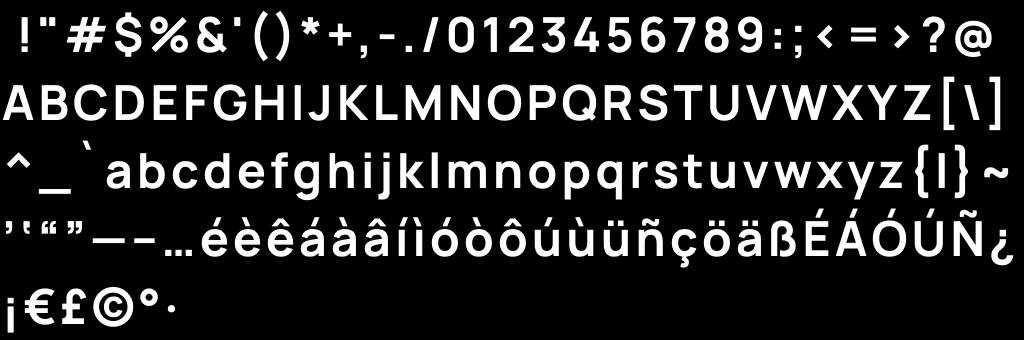
#> input picture server/samples/card-font.png, 2048 x 680 px (shown at 1/2 size)
$ python -i gen-example-media.py   (imports and definitions only)
#> lines starting #> are read from the running program, lines starting #| are printed output that depends on the picture; after the words box and inside, x2 and y2 are one past the last pixel; in counts of white or black regions, pixels touching at a corner belong together
#> further down, picture is the input picture: PIL image 2048x680 L; min 0, max 255, mean 36.5
#!/usr/bin/env python3
"""Generate example posters/previews and Camera Moves previews from the repo's own samples only
(server/samples/*). No external or third-party media. Run: python3 scripts/gen-example-media.py
Outputs: server/samples/examples/<id>.{jpg,mp4}, server/samples/camera/<move>.{mp4,webm,gif}"""
import math, os, re, subprocess, sys
from PIL import Image, ImageOps, ImageEnhance
ROOT = os.path.abspath(os.path.join(os.path.dirname(__file__), '..'))
S = os.path.join(ROOT, 'server/samples'); EX = os.path.join(S, 'examples'); CAM = os.path.join(S, 'camera')
# [1 line not run here, left out]
W, H, FPS = 320, 180, 15

def ff(*a): subprocess.run(['ffmpeg', '-loglevel', 'error', '-y', *a], check=True)

H3_POSTER_SRC = {'h3-push-in': 'push-in', 'h3-pull-back': 'pull-out', 'h3-handheld': 'handheld', 'h3-orbit': 'orbit', 'h3-aerial': 'flyover', 'h3-crane': 'crane-up', 'h3-pan': 'pan-right'}
# ---------- video preset posters (Generate Video library), procedural, our own art only (no GPU, no third-party media) ----------
# One shared hand-built scene (sky, sun, layered hills, a figure, a ground grid) in the brand palette, then:
#   camera moves  -> the scene under that move's transform + motion cues (zoom streaks, ghost trails, orbit arc, arrows, horizon tilt)
#   style presets -> the same scene re-lit / re-graded / re-rendered per style (grain, neon, watercolour, cel, clay, instant border ...)
# Run only this part: python3 scripts/gen-example-media.py --video-presets
from PIL import ImageDraw, ImageFilter, ImageChops, ImageFont
import random
PW, PH = 640, 360
def _lerp(a, b, t): return tuple(int(a[i] + (b[i] - a[i]) * t) for i in range(3))
# [32 lines left out: functions scene, _crop, not called in this run]
def _arrow(d, a, b, col=(255, 255, 255), wd=5):
    d.line([a, b], fill=col, width=wd); ang = math.atan2(b[1] - a[1], b[0] - a[0])
    for s in (2.6, -2.6): d.line([b, (b[0] + 22 * math.cos(ang + s), b[1] + 22 * math.sin(ang + s))], fill=col, width=wd)
# [4 lines left out: function _ghost, not called in this run]
def _overlay(im, draw_fn, a=170):
    lay = Image.new('RGBA', im.size, (0, 0, 0, 0)); draw_fn(ImageDraw.Draw(lay)); im = im.convert('RGBA')
    lay.putalpha(lay.getchannel('A').point(lambda v: min(v, a))); return Image.alpha_composite(im, lay).convert('RGB')
# [40 lines left out: function cam_poster, not called in this run]
def _grain(im, amt=18, seed=1, mono=True):
    rnd = random.Random(seed); n = Image.effect_noise(im.size, amt).convert('L')
    return ImageChops.add(ImageChops.subtract(im, Image.merge('RGB', [n] * 3).point(lambda v: v // 3)), Image.new('RGB', im.size, (0, 0, 0)))
def _vignette(im, s=0.55):
#> called with s = 0.55
    m = Image.new('L', im.size, 0); ImageDraw.Draw(m).ellipse([-im.width * 0.15, -im.height * 0.25, im.width * 1.15, im.height * 1.25], fill=255)
#> after `m = Image.new('L', im.size, 0)`: m: PIL image 2048x680 L; every value is 0
#> after `ImageDraw.Draw(m).ellipse([-im.width * 0.15, -im.height * 0.25, im.wid`:
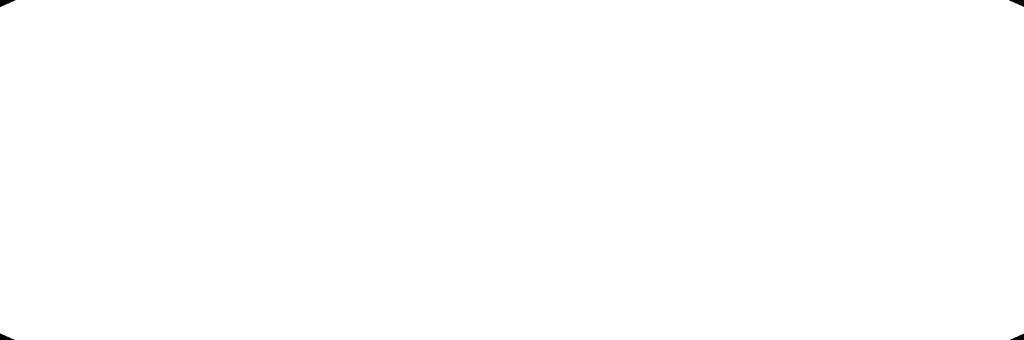
#> m: PIL image 2048x680 L (shown at 1/2 size); 99.9% white; 4 black regions, box (x1, y1, x2, y2) and area: (0, 0, 31, 14) 231, (2018, 0, 2048, 14) 217, (0, 667, 29, 680) 200, (2020, 667, 2048, 680) 187
    return Image.composite(im, Image.new('RGB', im.size), m.filter(ImageFilter.GaussianBlur(80)).point(lambda v: int(255 * (1 - s) + v * s)))
def _tone(im, lo, hi):
    g = ImageOps.grayscale(im); return ImageOps.colorize(g, lo, hi)
# [73 lines left out: functions style_poster, video_preset_posters, not called in this run]
# [1 line not run here, left out]
# ---------- tool preset tiles (Object Swap / Motion Transfer / Restyle / Photo FX / Upscale scenes): our own procedural scene,
# one palette per preset (hashed from its id), the repo's sample stills composited in, label strip. Input: JSON [{url,label,group}]
# dumped from the live registry. Run only this part: python3 scripts/gen-example-media.py --tool-presets /tmp/presets.json
import colorsys, hashlib, json as _json
# [57 lines left out: functions _pal, _preset_look, tool_preset_posters, not called in this run]
# [5 lines not run here, left out]
# [1 line that did not run here, left out]
TOOL_RESULT = {'object-swap': 'result-swap.mp4', 'motion-transfer': 'result-motion.mp4', 'restyle': 'result-restyle.mp4', 'app-anime-restyle': 'result-restyle.mp4',
  'reshoot': 'result-angle-a.mp4', 'camera': 'result-camera.mp4', 'photo-fx': 'result-fx.mp4', 'upscale': 'result-detail.mp4', 'app-video-upscale': 'result-detail.mp4',
  'cinema': 'result-angle-b.mp4', 'app-orbit-shot': 'result-angle-b.mp4', 'h3-video': 'result-camera.mp4', 'app-transition': 'result-fx.mp4', 'app-ugc-ad': 'result-motion.mp4'}
rows = []
# [22 lines not run here, left out]

# ---------- camera moves: synthesized pan/zoom/rotate on the sample keyframe ----------
# a textured stage built from repo samples (keyframe backdrop + grid + character + product) so motion is readable
from PIL import ImageDraw
BW, BH = 1344, 756  # oversized canvas: rotations/pans never reveal empty corners
# [1 line not run here, left out]
# [1 line that did not run here, left out]
# [2 lines not run here, left out]
def paste(name, size, xy):
    im = Image.open(os.path.join(S, name)).convert('RGB'); im.thumbnail((size, size)); base.paste(im, xy)
# [3 lines not run here, left out]
N = int(FPS * 1.6)
e = lambda u: 0.5 - 0.5 * math.cos(math.pi * u)  # ease in-out
def tri(u): return 1 - abs(2 * u - 1)
# move -> f(u in 0..1) = (dx, dy, zoom, rot_deg)  dx/dy are fractions of the frame
MOVES = {
  'push-in': lambda u: (0, 0, 1 + 0.35 * e(u), 0), 'pull-out': lambda u: (0, 0, 1.35 - 0.35 * e(u), 0),
  'pan-left': lambda u: (0.12 - 0.24 * e(u), 0, 1.3, 0), 'pan-right': lambda u: (-0.12 + 0.24 * e(u), 0, 1.3, 0),
  'tilt-up': lambda u: (0, 0.1 - 0.2 * e(u), 1.3, 0), 'tilt-down': lambda u: (0, -0.1 + 0.2 * e(u), 1.3, 0),
  'static': lambda u: (0, 0, 1.15, 0),
  'handheld': lambda u: (0.012 * math.sin(u * 13), 0.01 * math.sin(u * 9 + 1), 1.2, 0.6 * math.sin(u * 7)),
  'crane-up': lambda u: (0, 0.1 - 0.2 * e(u), 1.35 - 0.15 * e(u), 0),
  'orbit': lambda u: (0.12 - 0.24 * e(u), 0, 1.3, 4 - 8 * e(u)),
  'fpv': lambda u: (0, -0.05 + 0.1 * u, 1 + 0.6 * u * u, 0),
  'vertigo': lambda u: (0, 0, 1 + 0.4 * tri(u), 0),
  'flyover': lambda u: (0, -0.08 + 0.08 * u, 1.1 + 0.4 * e(u), 0),
  'whip': lambda u: (0 if u < 0.6 else -0.15 + 0 * u + 0.3 * e((u - 0.6) / 0.4) - 0.15 + 0.15, 0, 1.3, 0),
  'snap-zoom': lambda u: (0, 0, 1.05 if u < 0.6 else 1.05 + 0.6 * min(1, (u - 0.6) / 0.15), 0),
  'shake': lambda u: (0.02 * math.sin(u * 50), 0.025 * math.sin(u * 63), 1.2, 0),
  'roll': lambda u: (0, 0, 1.5, 360 * e(u) / 4),
  'focus-pull': lambda u: (0, 0, 1.1 + 0.05 * u, 0),
  'beat-zoom': lambda u: (0, 0, 1 + 0.25 * abs(math.sin(u * 3 * math.pi)), 0),
  'strobe': lambda u: (0, 0, 1 + 0.2 * (int(u * 4) % 2) + 0.2 * (u > 0.5), 0),
  'ltx-dolly-in': lambda u: (0, 0, 1 + 0.3 * e(u), 0), 'ltx-dolly-out': lambda u: (0, 0, 1.3 - 0.3 * e(u), 0),
  'ltx-dolly-left': lambda u: (0.1 - 0.2 * e(u), 0, 1.25, -1 + 2 * e(u)), 'ltx-dolly-right': lambda u: (-0.1 + 0.2 * e(u), 0, 1.25, 1 - 2 * e(u)),
  'ltx-jib-up': lambda u: (0, 0.09 - 0.18 * e(u), 1.25 + 0.05 * e(u), 0), 'ltx-jib-down': lambda u: (0, -0.09 + 0.18 * e(u), 1.3 - 0.05 * e(u), 0),
  'ltx-static': lambda u: (0, 0, 1.12, 0),
}
def whip(u):  # hold, then a fast pan right with blur
    return (0 if u < 0.55 else 0.15 * e(min(1, (u - 0.55) / 0.25)) * -1 + 0, 0, 1.35, 0)
MOVES['whip'] = lambda u: (-0.12 if u < 0.55 else -0.12 + 0.24 * e(min(1, (u - 0.55) / 0.25)), 0, 1.35, 0)
from PIL import ImageFilter
# [10 lines left out: function frame, not called in this run]
# [9 lines not run here, left out]

# ---------- hub sample items: one distinct thumbnail per item (crop/grade/composite of repo stills) ----------
import json
# [3 lines not run here, left out]
from PIL import ImageOps
# [10 lines not run here, left out]

>>> from PIL import Image
>>> picture = Image.open('../server/samples/card-font.png')
>>> result = _vignette(picture)
